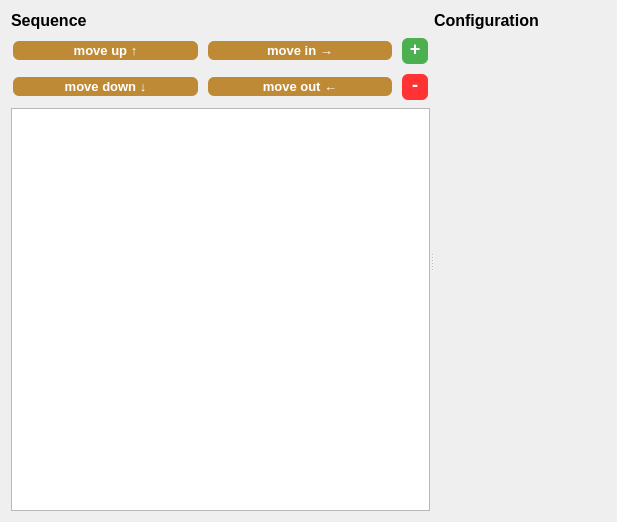
<?xml version="1.0" encoding="UTF-8"?>
<ui version="4.0">
 <class>Protocol_View</class>
 <widget class="QWidget" name="Protocol_View">
  <property name="geometry">
   <rect>
    <x>0</x>
    <y>0</y>
    <width>617</width>
    <height>522</height>
   </rect>
  </property>
  <property name="windowTitle">
   <string>Form</string>
  </property>
  <layout class="QGridLayout" name="gridLayout">
   <item row="0" column="0">
    <widget class="QSplitter" name="meas_splitter">
     <property name="frameShape">
      <enum>QFrame::NoFrame</enum>
     </property>
     <property name="lineWidth">
      <number>10</number>
     </property>
     <property name="midLineWidth">
      <number>10</number>
     </property>
     <property name="orientation">
      <enum>Qt::Horizontal</enum>
     </property>
     <widget class="QWidget" name="sequence_main_widget" native="true">
      <layout class="QGridLayout" name="gridLayout_8">
       <property name="topMargin">
        <number>0</number>
       </property>
       <property name="bottomMargin">
        <number>0</number>
       </property>
       <item row="3" column="2">
        <widget class="QPushButton" name="pushButton_remove_step">
         <property name="minimumSize">
          <size>
           <width>30</width>
           <height>23</height>
          </size>
         </property>
         <property name="maximumSize">
          <size>
           <width>30</width>
           <height>30</height>
          </size>
         </property>
         <property name="styleSheet">
          <string notr="true">QPushButton {
                                background-color:  #FF3333; 
                                color: white; 
                                border: none; 
                                padding: 0px; 
                                padding-bottom: 5px;
                                text-align: center; 
                                text-decoration: none; 
                                font-size: 18px; 
                                margin: 2px 2px; 
                                border-radius: 6px;
								font-weight: bold;
                            }

            QPushButton:hover {
                background-color: #B22222;
            }</string>
         </property>
         <property name="text">
          <string>-</string>
         </property>
        </widget>
       </item>
       <item row="2" column="2">
        <widget class="QToolButton" name="toolButton_add_step">
         <property name="sizePolicy">
          <sizepolicy hsizetype="Minimum" vsizetype="Fixed">
           <horstretch>0</horstretch>
           <verstretch>0</verstretch>
          </sizepolicy>
         </property>
         <property name="minimumSize">
          <size>
           <width>30</width>
           <height>23</height>
          </size>
         </property>
         <property name="maximumSize">
          <size>
           <width>30</width>
           <height>30</height>
          </size>
         </property>
         <property name="styleSheet">
          <string notr="true">QToolButton {
                                background-color: #4CAF50; 
                                color: white; 
                                border: none; 
                                padding: 0px; 
                                padding-bottom: 5px;
                                text-align: center; 
                                text-decoration: none; 
                                font-size: 18px; 
                                margin: 2px 2px; 
                                border-radius: 6px;
								font-weight: bold;
                            }

                            QToolButton:hover {
                                background-color: #45a049;
                            }</string>
         </property>
         <property name="text">
          <string>+</string>
         </property>
        </widget>
       </item>
       <item row="0" column="0">
        <widget class="QLabel" name="label_sequence">
         <property name="maximumSize">
          <size>
           <width>16777215</width>
           <height>19</height>
          </size>
         </property>
         <property name="font">
          <font>
           <pointsize>12</pointsize>
           <bold>true</bold>
          </font>
         </property>
         <property name="text">
          <string>Sequence</string>
         </property>
        </widget>
       </item>
       <item row="2" column="0">
        <widget class="QPushButton" name="pushButton_move_step_up">
         <property name="styleSheet">
          <string notr="true">QPushButton {
        background-color: #bf8a36;
        color: white;
        border: none;
        padding: 2px 10px;
        text-align: center;
        text-decoration: none;
        font-size: 13px;
        margin: 2px 2px;
        border-radius: 6px;
        font-weight: bold;
    }

    QPushButton:hover {
        background-color: #8a5a23;
    }</string>
         </property>
         <property name="text">
          <string>move up ↑</string>
         </property>
        </widget>
       </item>
       <item row="5" column="0" colspan="3">
        <widget class="QTreeView" name="treeView_protocol_sequence"/>
       </item>
       <item row="3" column="0">
        <widget class="QPushButton" name="pushButton_move_step_down">
         <property name="styleSheet">
          <string notr="true">QPushButton {
        background-color: #bf8a36;
        color: white;
        border: none;
        padding: 2px 10px;
        text-align: center;
        text-decoration: none;
        font-size: 13px;
        margin: 2px 2px;
        border-radius: 6px;
        font-weight: bold;
    }

    QPushButton:hover {
        background-color: #8a5a23;
    }</string>
         </property>
         <property name="text">
          <string>move down ↓</string>
         </property>
        </widget>
       </item>
       <item row="3" column="1">
        <widget class="QPushButton" name="pushButton_move_step_out">
         <property name="styleSheet">
          <string notr="true">QPushButton {
        background-color: #bf8a36;
        color: white;
        border: none;
        padding: 2px 10px;
        text-align: center;
        text-decoration: none;
        font-size: 13px;
        margin: 2px 2px;
        border-radius: 6px;
        font-weight: bold;
    }

    QPushButton:hover {
        background-color: #8a5a23;
    }</string>
         </property>
         <property name="text">
          <string>move out ←</string>
         </property>
        </widget>
       </item>
       <item row="2" column="1">
        <widget class="QPushButton" name="pushButton_move_step_in">
         <property name="styleSheet">
          <string notr="true">QPushButton {
        background-color: #bf8a36;
        color: white;
        border: none;
        padding: 2px 10px;
        text-align: center;
        text-decoration: none;
        font-size: 13px;
        margin: 2px 2px;
        border-radius: 6px;
        font-weight: bold;
    }

    QPushButton:hover {
        background-color: #8a5a23;
    }</string>
         </property>
         <property name="text">
          <string>move in →</string>
         </property>
        </widget>
       </item>
      </layout>
     </widget>
     <widget class="QWidget" name="configuration_main_widget" native="true">
      <layout class="QGridLayout" name="gridLayout_9">
       <property name="topMargin">
        <number>0</number>
       </property>
       <property name="rightMargin">
        <number>0</number>
       </property>
       <property name="bottomMargin">
        <number>0</number>
       </property>
       <item row="0" column="0">
        <widget class="QLabel" name="label_configuration">
         <property name="maximumSize">
          <size>
           <width>16777215</width>
           <height>19</height>
          </size>
         </property>
         <property name="font">
          <font>
           <pointsize>12</pointsize>
           <bold>true</bold>
          </font>
         </property>
         <property name="text">
          <string>Configuration</string>
         </property>
        </widget>
       </item>
       <item row="1" column="0">
        <widget class="QWidget" name="loopstep_configuration_widget" native="true">
         <layout class="QGridLayout" name="gridLayout_10">
          <property name="leftMargin">
           <number>0</number>
          </property>
          <property name="topMargin">
           <number>0</number>
          </property>
          <property name="rightMargin">
           <number>0</number>
          </property>
          <property name="bottomMargin">
           <number>0</number>
          </property>
         </layout>
        </widget>
       </item>
      </layout>
     </widget>
    </widget>
   </item>
  </layout>
 </widget>
 <resources/>
 <connections/>
</ui>
